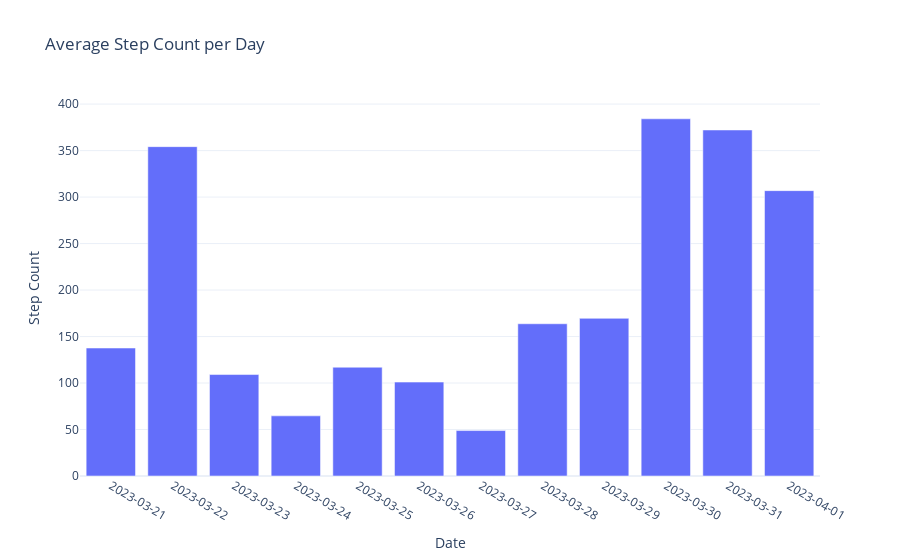

Notebook source saved alongside this figure:
### Code cell
average_step_count_per_day = data.groupby('Date')['Step Count'].mean().reset_index()
fig5 = px.bar(average_step_count_per_day, x="Date",y="Step Count",title="Average Step Count per Day")
fig5.update_xaxes(type='category')
fig5.show()

### Figure 1 — Plotly figure (JSON) as saved in the notebook; plotly's stock layout.template omitted (floating-point values rounded to 4 significant figures)
{"data": [{"alignmentgroup": "True", "hovertemplate": "Date=%{x}<br>Step Count=%{y}<extra></extra>", "legendgroup": "", "marker": {"color": "#636efa", "pattern": {"shape": ""}}, "name": "", "offsetgroup": "", "orientation": "v", "showlegend": false, "textposition": "auto", "type": "bar", "x": ["2023-03-21", "2023-03-22", "2023-03-23", "2023-03-24", "2023-03-25", "2023-03-26", "2023-03-27", "2023-03-28", "2023-03-29", "2023-03-30", "2023-03-31", "2023-04-01"], "xaxis": "x", "y": [137.6, 354.2, 109.1, 64.67, 117, 101, 48.88, 163.8, 169.6, 384.2, 372.2, 306.9], "yaxis": "y"}], "layout": {"barmode": "relative", "legend": {"tracegroupgap": 0}, "title": {"text": "Average Step Count per Day"}, "xaxis": {"anchor": "y", "domain": [0, 1], "title": {"text": "Date"}, "type": "category"}, "yaxis": {"anchor": "x", "domain": [0, 1], "title": {"text": "Step Count"}}}}
